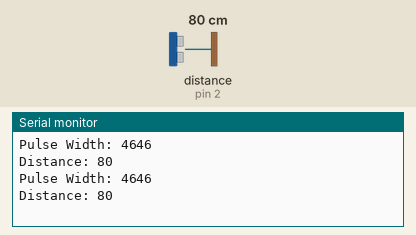
A sketch run on a simulated Arduino Uno, built with avr-gcc and run on an emulated ATmega328P. Shown: the last lines printed to the serial monitor. Wiring (inferred from the names in the program): ultrasonic range finder: trigger pin 4; echo pin 2. The inputs (shaded band) are chosen by the test bench; at power-on: distance to the obstacle (sensor on pin 2) 80 cm. The echo pulse lasts 58.3 µs per cm.

Above: at 1.8 s.
1.9 s: distance to the obstacle (sensor on pin 2) set to 2 cm
At 2.8 s:
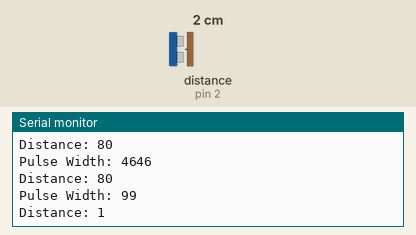
3.4 s: distance to the obstacle (sensor on pin 2) set to 4 cm
At 4.8 s:
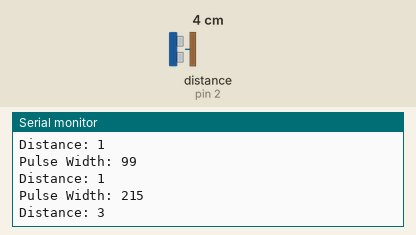
Timing chart, 0 to 6.4 s (numbered marks = the images above; inputs shaded):
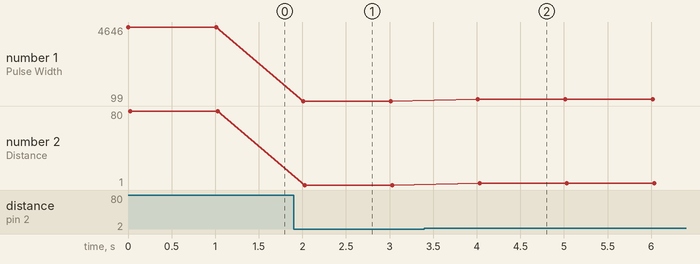

The sketch:

3_1_Ultrasonic_Sensor_read.ino
```cpp
void setup() {
  // put your setup code here, to run once:
  Serial.begin(9600);
  pinMode(4, OUTPUT); //Trig
  pinMode(2, INPUT); //Echi
}

void loop() {
  // put your main code here, to run repeatedly:

  digitalWrite(4,HIGH);
  delayMicroseconds(10);
  digitalWrite(4,LOW);

  int pulseWidth = pulseIn(2,HIGH);

  Serial.print("Pulse Width: ");
  Serial.println(pulseWidth);
  long distance = pulseWidth/29/2;
  Serial.print("Distance: ");
  Serial.println(distance);
  delay(1000);
}
```

Measured:
- after the input at 1.9 s, the serial monitor: prints a new line after 0.11 s (image 1)
- after the input at 3.4 s, the serial monitor: prints a new line after 0.61 s (image 2)
- plotted number 1: 4646 → 99 after the input at 1.9 s, 99 → 216 after the input at 3.4 s
- plotted number 2: 80 → 1 after the input at 1.9 s, 1 → 3 after the input at 3.4 s
